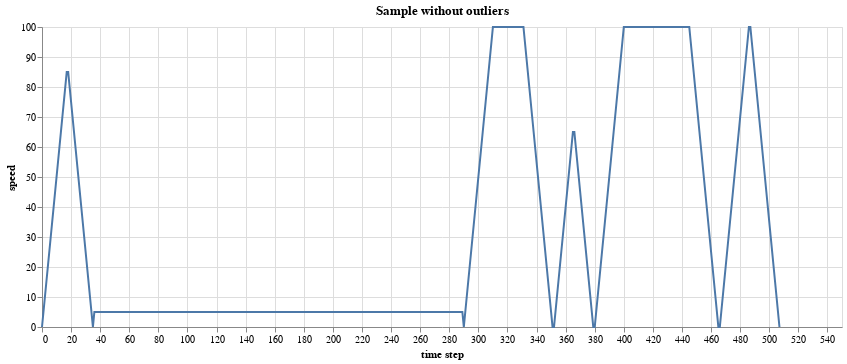

Source (notebook cell):
### Markdown cell above
## Sample without outliers
The sample is generated as a mix of train and walk segments as follows:
* There are 2 train and 2 walk segments in each sample, the order is random. It could happen that two walk segments follow each other.
* For walk segment, the speed is always constant and equals to 5 (km/h).
* Each train segment consists of one or more subsegments of a length from 20 to 100 timesteps. The train has a constant acceleration, and reaches it's maximum speed in 20 timesteps. It then needs the same amount of timesteps to stop. That means, if a subsegment is shorter then 40 timesteps, train does not reach it's maxumim speed before starting to decelerate.

The randomization in data generation process is made to ensure the RNN model cannot learn patterns of the specific sample allocation.

### Code cell
sample = generate_sample()
fig = sample.get_figure()
fig.properties(title="Sample without outliers", width=800)

### Figure 1 — Vega-Lite specification as saved in the notebook (floating-point values rounded to 4 significant figures; data arrays with more than 128 entries replaced by an {"elided": "..."} marker saying what was removed)
{"config": {"view": {"continuousWidth": 400, "continuousHeight": 300}}, "data": {"name": "data-19e4798704eb64e9fe8c3c45c64bdd95"}, "mark": "line", "encoding": {"x": {"type": "quantitative", "field": "time step"}, "y": {"type": "quantitative", "field": "speed"}}, "title": "Sample without outliers", "width": 800, "$schema": "https://vega.github.io/schema/vega-lite/v4.8.1.json", "datasets": {"data-19e4798704eb64e9fe8c3c45c64bdd95": {"elided": "508 records"}}}
